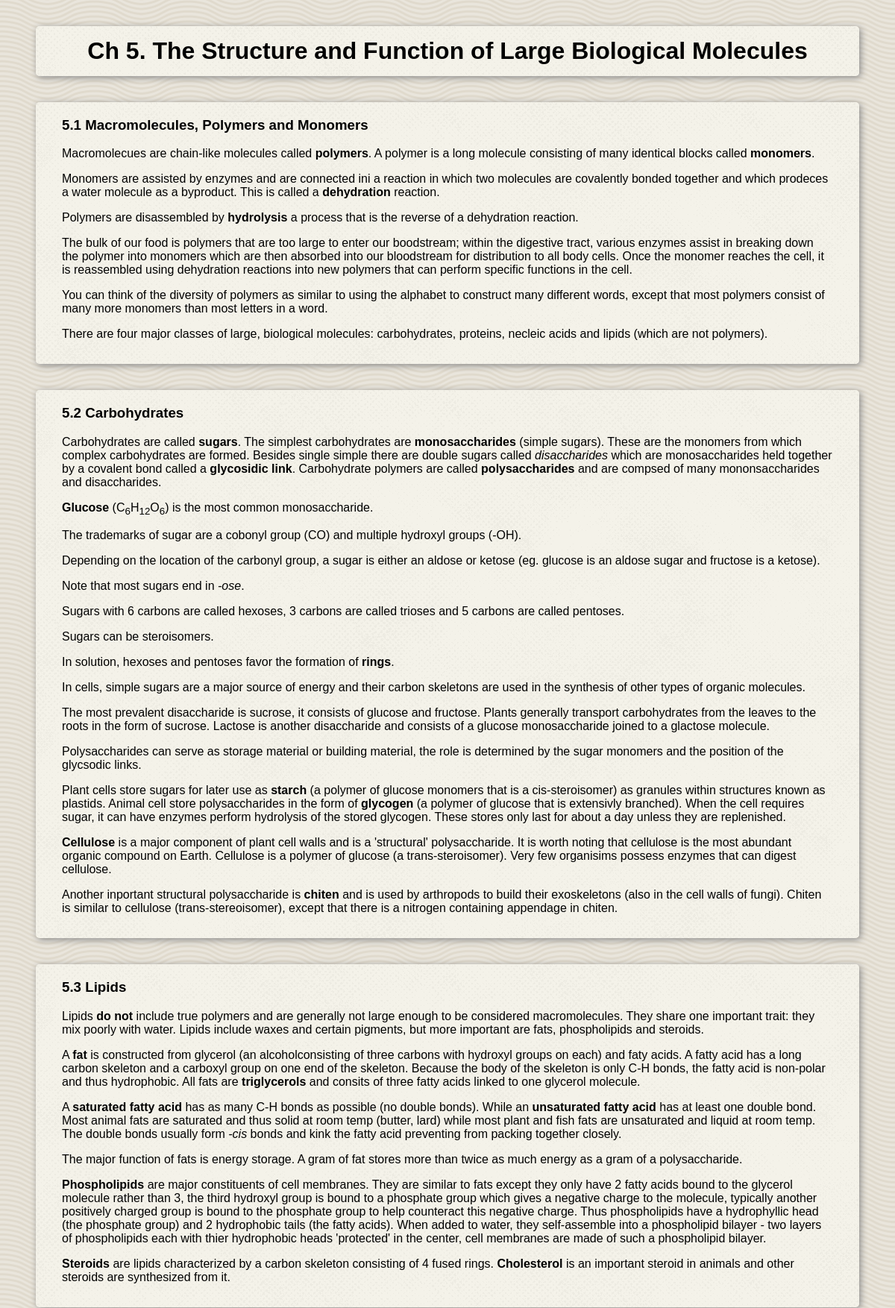
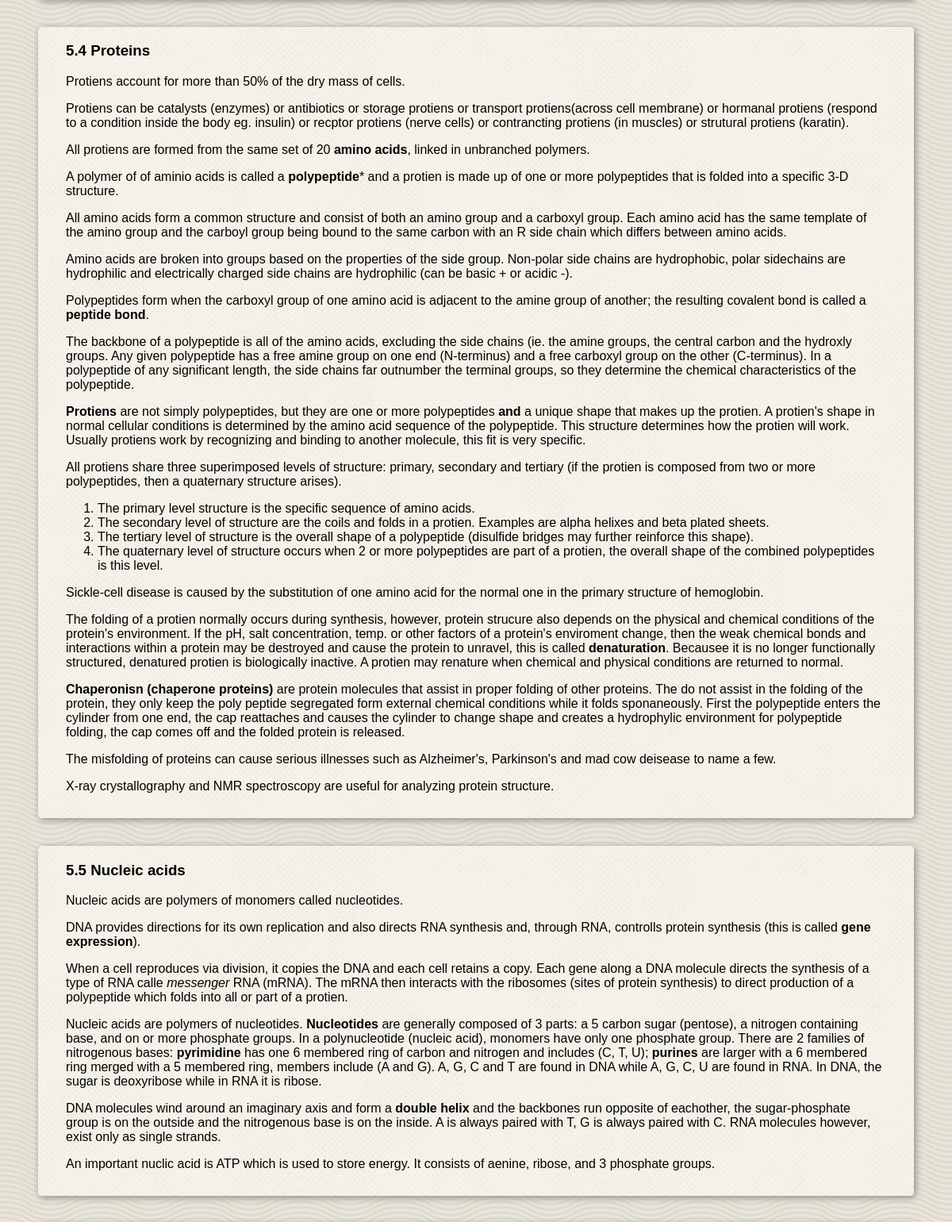
/notes/book/3/ch/5/ (upper part), run on the app's committed database (2 pictures, top to bottom).
### coursenotes/models.py (models this page shows, shortened)
class Chapter(models.Model):
    parent_book = models.ForeignKey('TextBook', on_delete=models.CASCADE)
    number = models.SmallIntegerField()
    title = models.CharField(max_length=500)

class Section(models.Model):
    parent_chapter = models.ForeignKey('Chapter', on_delete=models.CASCADE)
    number = models.SmallIntegerField()
    title = models.CharField(max_length=500, blank=True)
    content_markdown = models.TextField()
    content_html = models.TextField()

### coursenotes/views.py (the view)
# urls.py: url(r'^book/([0-9]+)/ch/([0-9]+)/$', views.chapter_view, name="chapter_view"),
def chapter_view(request, book_id, ch_id):
    context = {
        'ch': TextBook.objects.get(id=book_id).chapter_set.get(number=ch_id)
    }
    return render(request, 'coursenotes/chapter_view.html', context)

### coursenotes/templates/coursenotes/chapter_view.html (shortened to what this page needs)
{% load staticfiles %}
<!DOCTYPE html>
<html>
  <head>
    <link rel="stylesheet" href="{% static 'courseNotes/notes_style.css'%}" media="screen" title="no title">
  </head>
  <body>
    <h1 class="title">Ch {{ ch.number }}. {{ ch.title }}</h1>
    {% for section in ch.section_set.all %}
      <div class="section">
        <h3 class="section-title">{{ ch.number }}.{{ section.number }} {{ section.title }}</h1>
        <div class="content">
          {{ section.content_html|safe }}
        </div>
      </div>
    {% endfor %}
  </body>
</html>

### coursenotes/static/courseNotes/notes_style.css (style rules this page uses)
body { background-image: url("/static/courseNotes/images/wov.png"); background-repeat: repeat; background-attachment: fixed; font-family: sans-serif; }
body > * { background-image: url("/static/courseNotes/images/halftone.png"); background-repeat: repeat; background-attachment: scroll; border-radius: 5px; box-shadow: 2px 2px 10px #888888; margin: 35px 40px; padding: 1px 35px; }
.title { text-align: center; padding-top: 15px; padding-bottom: 15px; }
.section { padding-bottom: 15px; margin-bottom: 35px; }

### data on the page
Chapter: number "5", title "The Structure and Function of Large Biological Molecules"
Section: number "1", title "Macromolecules, Polymers and Monomers", content_html "Macromolecues are chain-like molecules called polymers . A polymer is a long molecule consisting of many identical blocks called monomers . Monomers are assisted by enzymes and are connected ini a reaction in which two molecules are covalently bonded together and which prodeces a water molecule as a byproduct. This is called a dehydration reaction. Polymers are disassembled by hydrolysis a process that is the reverse of a dehydration reaction. The bulk of our food is polymers that are too large to enter our boodstream; within the digestive tract, various enzymes assist in breaking down the polymer into monomers which are then absorbed into our bloodstream for distribution to all body cells.…"
Section: number "2", title "Carbohydrates", content_html "Carbohydrates are called sugars . The simplest carbohydrates are monosaccharides (simple sugars). These are the monomers from which complex carbohydrates are formed. Besides single simple there are double sugars called disaccharides which are monosaccharides held together by a covalent bond called a glycosidic link . Carbohydrate polymers are called polysaccharides and are compsed of many mononsaccharides and disaccharides. Glucose (C 6 H 12 O 6 ) is the most common monosaccharide. The trademarks of sugar are a cobonyl group (CO) and multiple hydroxyl groups (-OH). Depending on the location of the carbonyl group, a sugar is either an aldose or ketose (eg. glucose is an aldose sugar and…"
Section: number "3", title "Lipids", content_html "Lipids do not include true polymers and are generally not large enough to be considered macromolecules. They share one important trait: they mix poorly with water. Lipids include waxes and certain pigments, but more important are fats, phospholipids and steroids. A fat is constructed from glycerol (an alcoholconsisting of three carbons with hydroxyl groups on each) and faty acids. A fatty acid has a long carbon skeleton and a carboxyl group on one end of the skeleton. Because the body of the skeleton is only C-H bonds, the fatty acid is non-polar and thus hydrophobic. All fats are triglycerols and consits of three fatty acids linked to one glycerol molecule. A saturated fatty acid has as…"
Section: number "4", title "Proteins", content_html "Protiens account for more than 50% of the dry mass of cells. Protiens can be catalysts (enzymes) or antibiotics or storage protiens or transport protiens(across cell membrane) or hormanal protiens (respond to a condition inside the body eg. insulin) or recptor protiens (nerve cells) or contrancting protiens (in muscles) or strutural protiens (karatin). All protiens are formed from the same set of 20 amino acids , linked in unbranched polymers. A polymer of of aminio acids is called a polypeptide * and a protien is made up of one or more polypeptides that is folded into a specific 3-D structure. All amino acids form a common structure and consist of both an amino group and a carboxyl group.…"
Section: number "5", title "Nucleic acids", content_html "Nucleic acids are polymers of monomers called nucleotides. DNA provides directions for its own replication and also directs RNA synthesis and, through RNA, controlls protein synthesis (this is called gene expression ). When a cell reproduces via division, it copies the DNA and each cell retains a copy. Each gene along a DNA molecule directs the synthesis of a type of RNA calle messenger RNA (mRNA). The mRNA then interacts with the ribosomes (sites of protein synthesis) to direct production of a polypeptide which folds into all or part of a protien. Nucleic acids are polymers of nucleotides. Nucleotides are generally composed of 3 parts: a 5 carbon sugar (pentose), a nitrogen containing…"
